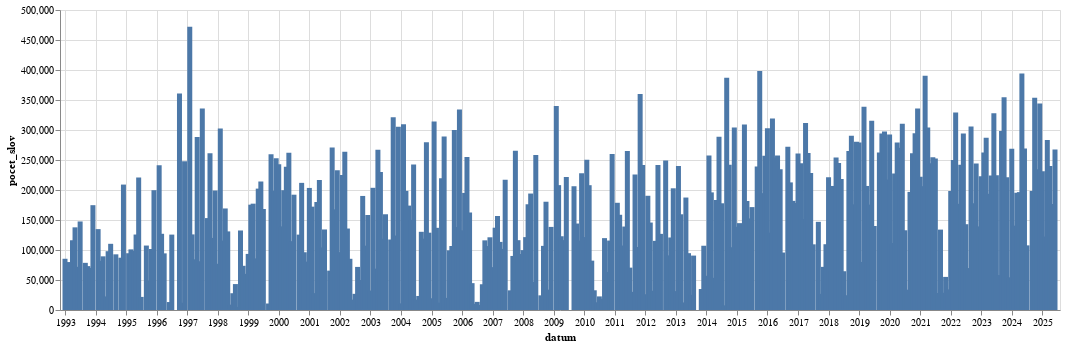

The code cell stored with this chart in its notebook:
### Code cell
alt.Chart(
    df.sort(by="datum").group_by_dynamic(index_column="datum",every="1mo").agg(pl.col("pocet_slov").sum()).to_pandas(),
    width=1000
).mark_bar(
).encode(
    alt.X("datum:T"),
    alt.Y("pocet_slov:Q")
)

### Figure 1 — Vega-Lite specification as saved in the notebook (floating-point values rounded to 4 significant figures; data arrays with more than 128 entries replaced by an {"elided": "..."} marker saying what was removed)
{"config": {"view": {"continuousWidth": 300, "continuousHeight": 300}}, "data": {"name": "data-1d27a7808d824670a75066e4068bdbff"}, "mark": {"type": "bar"}, "encoding": {"x": {"field": "datum", "type": "temporal"}, "y": {"field": "pocet_slov", "type": "quantitative"}}, "width": 1000, "$schema": "https://vega.github.io/schema/vega-lite/v5.8.0.json", "datasets": {"data-1d27a7808d824670a75066e4068bdbff": {"elided": "360 records"}}}
